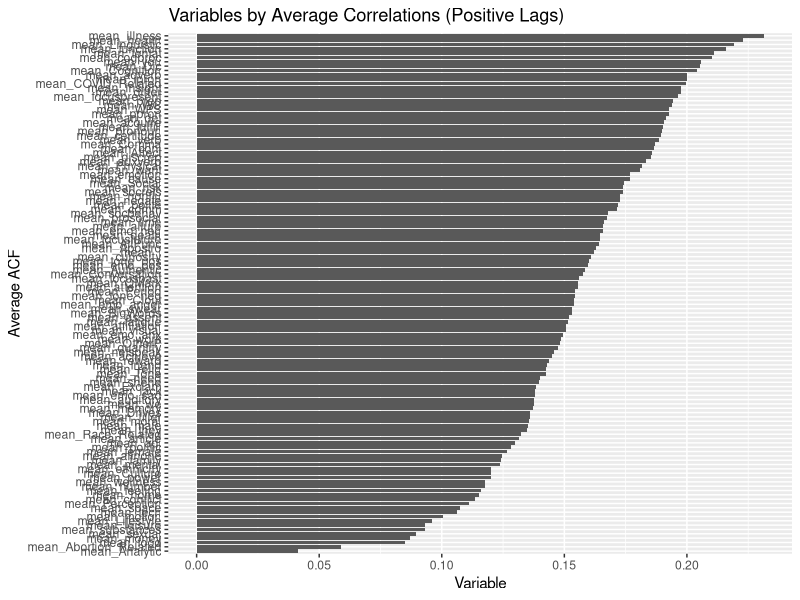

The R script that drew this image:
## ---- chunk 1
library(tidyverse)
## ---- chunk 2
rank_avg <- read_csv("Results/CSV Files/Average_City_Rank.csv")
table1 <- read_csv("Results/CSV Files/table_of_average_acf_lag.csv")

## ---- chunk 3
ggplot(table1, aes(x = reorder(Variable,
                               abs(Average_ACF_positive)),
                   y = Average_ACF_positive))+
  geom_bar(stat = "identity")+
  coord_flip()+
  labs(x = "Average ACF",
       y = "Variable",
       title = "Variables by Average Correlations (Positive Lags)")

